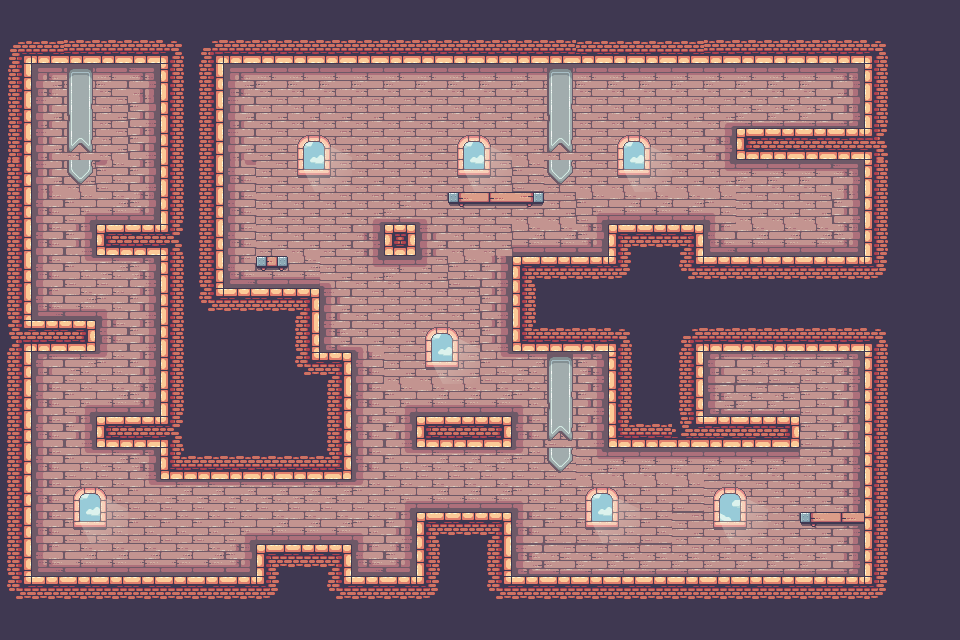

Rendered tile map (Tiled .tmx) drawn with the repository's tilesets; below, a short description and the map source with its tile grids summarised:
An orthogonal 30x20 tile map with 32x32 px tiles, 2 tile layers (Tilelaag 1, dceorition), 2 tilesets and 23 objects (23x solid).

<map version="1.8" tiledversion="1.8.4" orientation="orthogonal" renderorder="right-down" width="30" height="20" tilewidth="32" tileheight="32" infinite="0" nextlayerid="8" nextobjectid="67">
 <tileset firstgid="1" name="tiles" tilewidth="32" tileheight="32" tilecount="247" columns="19">
  <image source="terrain.png" width="608" height="416" />
 </tileset>
 <tileset firstgid="248" name="doecriatoion" tilewidth="32" tileheight="32" tilecount="42" columns="7">
  <image source="decorations.png" width="224" height="192" />
 </tileset>
 <layer id="1" name="Tilelaag 1" width="30" height="20">
  <data>[600 cells, 600 non-empty, 34 distinct tile ids]</data>
 </layer>
 <layer id="6" name="dceorition" width="30" height="20">
  <data>[600 cells, 50 non-empty, 18 distinct tile ids]</data>
 </layer>
 <objectgroup id="7" name="collision">
  <object id="43" type="solid" x="8.7664" y="36.6595" width="882.218" height="26.2992" />
  <object id="44" type="solid" x="863.888" y="64.5525" width="72.522" height="538.735" />
  <object id="45" type="solid" x="2.39084" y="574.597" width="892.578" height="34.2686" />
  <object id="46" type="solid" x="801.727" y="513.233" width="64.5525" height="9.56334" />
  <object id="47" type="solid" x="608.866" y="416.802" width="190.47" height="29.487" />
  <object id="48" type="solid" x="663.058" y="317.981" width="38.2534" height="106.791" />
  <object id="49" type="solid" x="607.272" y="318.778" width="59.7709" height="105.197" />
  <object id="50" type="solid" x="513.233" y="257.413" width="373.767" height="91.6487" />
  <object id="51" type="solid" x="160.983" y="64.5525" width="62.1617" height="412.021" />
  <object id="52" type="solid" x="211.19" y="289.291" width="106.791" height="188.876" />
  <object id="53" type="solid" x="314.793" y="351.453" width="35.0656" height="125.917" />
  <object id="54" type="solid" x="416.802" y="418.396" width="94.0395" height="28.69" />
  <object id="55" type="solid" x="416.005" y="513.233" width="94.0395" height="58.9739" />
  <object id="56" type="solid" x="256.616" y="545.907" width="93.2426" height="27.0961" />
  <object id="57" type="solid" x="97.2273" y="417.599" width="66.1464" height="29.487" />
  <object id="58" type="solid" x="7.17251" y="319.575" width="89.2578" height="31.8778" />
  <object id="59" type="solid" x="96.4304" y="225.535" width="68.5373" height="30.2839" />
  <object id="60" type="solid" x="4.78167" y="58.9739" width="26.2992" height="514.826" />
  <object id="62" type="solid" x="608.866" y="225.535" width="94.0395" height="29.487" />
  <object id="63" type="solid" x="737.971" y="129.902" width="125.12" height="28.69" />
  <object id="64" type="solid" x="449.477" y="192.861" width="94.0395" height="11.1572" />
  <object id="65" type="solid" x="384.924" y="225.535" width="30.2839" height="28.69" />
  <object id="66" type="solid" x="258.21" y="256.616" width="28.69" height="10.3603" />
 </objectgroup>
</map>
